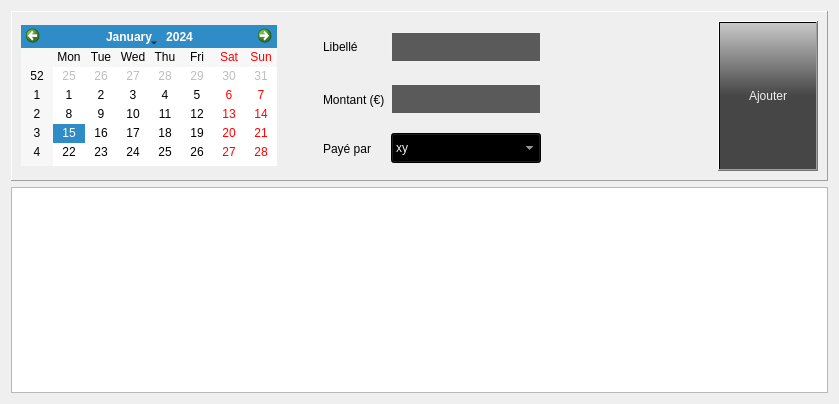
      <widget class="QWidget" name="T_Balance">
       <property name="minimumSize">
        <size>
         <width>831</width>
         <height>395</height>
        </size>
       </property>
       <attribute name="title">
        <string>Balance</string>
       </attribute>
       <layout class="QVBoxLayout" name="verticalLayout_2">
        <item>
         <widget class="QFrame" name="F_Balance">
          <property name="minimumSize">
           <size>
            <width>817</width>
            <height>170</height>
           </size>
          </property>
          <property name="maximumSize">
           <size>
            <width>16777215</width>
            <height>170</height>
           </size>
          </property>
          <property name="frameShape">
           <enum>QFrame::Panel</enum>
          </property>
          <property name="frameShadow">
           <enum>QFrame::Raised</enum>
          </property>
          <layout class="QGridLayout" name="gridLayout_2">
           <item row="2" column="3">
            <widget class="QComboBox" name="CB_payeur">
             <property name="minimumSize">
              <size>
               <width>150</width>
               <height>30</height>
              </size>
             </property>
             <property name="maximumSize">
              <size>
               <width>150</width>
               <height>30</height>
              </size>
             </property>
             <property name="styleSheet">
              <string notr="true">background-color: qlineargradient(spread:repeat, x1:1, y1:1, x2:1, y2:0, stop:0.5 rgba(70, 70, 70, 255), stop:1 rgba(200, 200, 200, 255));
color: rgb(240, 240, 240);</string>
             </property>
             <item>
              <property name="text">
               <string>xy</string>
              </property>
             </item>
             <item>
              <property name="text">
               <string>xx</string>
              </property>
             </item>
            </widget>
           </item>
           <item row="2" column="2">
            <widget class="QLabel" name="label_9">
             <property name="text">
              <string>Payé par</string>
             </property>
            </widget>
           </item>
           <item row="2" column="1">
            <widget class="QLabel" name="label_12">
             <property name="minimumSize">
              <size>
               <width>34</width>
               <height>16</height>
              </size>
             </property>
             <property name="maximumSize">
              <size>
               <width>34</width>
               <height>16</height>
              </size>
             </property>
             <property name="text">
              <string/>
             </property>
            </widget>
           </item>
           <item row="0" column="0" rowspan="3">
            <widget class="QCalendarWidget" name="CW_Choix_de_la_date">
             <property name="minimumSize">
              <size>
               <width>256</width>
               <height>141</height>
              </size>
             </property>
             <property name="maximumSize">
              <size>
               <width>256</width>
               <height>141</height>
              </size>
             </property>
            </widget>
           </item>
           <item row="0" column="6" rowspan="3">
            <widget class="QPushButton" name="B_Ajouter_dans_balance">
             <property name="sizePolicy">
              <sizepolicy hsizetype="Minimum" vsizetype="Fixed">
               <horstretch>1</horstretch>
               <verstretch>0</verstretch>
              </sizepolicy>
             </property>
             <property name="minimumSize">
              <size>
               <width>100</width>
               <height>150</height>
              </size>
             </property>
             <property name="maximumSize">
              <size>
               <width>100</width>
               <height>150</height>
              </size>
             </property>
             <property name="palette">
              <palette>
               <active>
                <colorrole role="WindowText">
                 <brush brushstyle="SolidPattern">
                  <color alpha="255">
                   <red>240</red>
                   <green>240</green>
                   <blue>240</blue>
                  </color>
                 </brush>
                </colorrole>
                <colorrole role="Button">
                 <brush brushstyle="LinearGradientPattern">
                  <gradient startx="1.000000000000000" starty="1.000000000000000" endx="1.000000000000000" endy="0.000000000000000" type="LinearGradient" spread="RepeatSpread" coordinatemode="ObjectBoundingMode">
                   <gradientstop position="0.500000000000000">
                    <color alpha="255">
                     <red>70</red>
                     <green>70</green>
                     <blue>70</blue>
                    </color>
                   </gradientstop>
                   <gradientstop position="1.000000000000000">
                    <color alpha="255">
                     <red>200</red>
                     <green>200</green>
                     <blue>200</blue>
                    </color>
                   </gradientstop>
                  </gradient>
                 </brush>
                </colorrole>
                <colorrole role="Text">
                 <brush brushstyle="SolidPattern">
                  <color alpha="255">
                   <red>240</red>
                   <green>240</green>
                   <blue>240</blue>
                  </color>
                 </brush>
                </colorrole>
                <colorrole role="ButtonText">
                 <brush brushstyle="SolidPattern">
                  <color alpha="255">
                   <red>240</red>
                   <green>240</green>
                   <blue>240</blue>
                  </color>
                 </brush>
                </colorrole>
                <colorrole role="Base">
                 <brush brushstyle="LinearGradientPattern">
                  <gradient startx="1.000000000000000" starty="1.000000000000000" endx="1.000000000000000" endy="0.000000000000000" type="LinearGradient" spread="RepeatSpread" coordinatemode="ObjectBoundingMode">
                   <gradientstop position="0.500000000000000">
                    <color alpha="255">
                     <red>70</red>
                     <green>70</green>
                     <blue>70</blue>
                    </color>
                   </gradientstop>
                   <gradientstop position="1.000000000000000">
                    <color alpha="255">
                     <red>200</red>
                     <green>200</green>
                     <blue>200</blue>
                    </color>
                   </gradientstop>
                  </gradient>
                 </brush>
                </colorrole>
                <colorrole role="Window">
                 <brush brushstyle="LinearGradientPattern">
                  <gradient startx="1.000000000000000" starty="1.000000000000000" endx="1.000000000000000" endy="0.000000000000000" type="LinearGradient" spread="RepeatSpread" coordinatemode="ObjectBoundingMode">
                   <gradientstop position="0.500000000000000">
                    <color alpha="255">
                     <red>70</red>
                     <green>70</green>
                     <blue>70</blue>
                    </color>
                   </gradientstop>
                   <gradientstop position="1.000000000000000">
                    <color alpha="255">
                     <red>200</red>
                     <green>200</green>
                     <blue>200</blue>
                    </color>
                   </gradientstop>
                  </gradient>
                 </brush>
                </colorrole>
               </active>
               <inactive>
                <colorrole role="WindowText">
                 <brush brushstyle="SolidPattern">
                  <color alpha="255">
                   <red>240</red>
                   <green>240</green>
                   <blue>240</blue>
                  </color>
                 </brush>
                </colorrole>
                <colorrole role="Button">
                 <brush brushstyle="LinearGradientPattern">
                  <gradient startx="1.000000000000000" starty="1.000000000000000" endx="1.000000000000000" endy="0.000000000000000" type="LinearGradient" spread="RepeatSpread" coordinatemode="ObjectBoundingMode">
                   <gradientstop position="0.500000000000000">
                    <color alpha="255">
                     <red>70</red>
                     <green>70</green>
                     <blue>70</blue>
                    </color>
                   </gradientstop>
                   <gradientstop position="1.000000000000000">
                    <color alpha="255">
                     <red>200</red>
                     <green>200</green>
                     <blue>200</blue>
                    </color>
                   </gradientstop>
                  </gradient>
                 </brush>
                </colorrole>
                <colorrole role="Text">
                 <brush brushstyle="SolidPattern">
                  <color alpha="255">
                   <red>240</red>
                   <green>240</green>
                   <blue>240</blue>
                  </color>
                 </brush>
                </colorrole>
                <colorrole role="ButtonText">
                 <brush brushstyle="SolidPattern">
                  <color alpha="255">
                   <red>240</red>
                   <green>240</green>
                   <blue>240</blue>
                  </color>
                 </brush>
                </colorrole>
                <colorrole role="Base">
                 <brush brushstyle="LinearGradientPattern">
                  <gradient startx="1.000000000000000" starty="1.000000000000000" endx="1.000000000000000" endy="0.000000000000000" type="LinearGradient" spread="RepeatSpread" coordinatemode="ObjectBoundingMode">
                   <gradientstop position="0.500000000000000">
                    <color alpha="255">
                     <red>70</red>
                     <green>70</green>
                     <blue>70</blue>
                    </color>
                   </gradientstop>
                   <gradientstop position="1.000000000000000">
                    <color alpha="255">
                     <red>200</red>
                     <green>200</green>
                     <blue>200</blue>
                    </color>
                   </gradientstop>
                  </gradient>
                 </brush>
                </colorrole>
                <colorrole role="Window">
                 <brush brushstyle="LinearGradientPattern">
                  <gradient startx="1.000000000000000" starty="1.000000000000000" endx="1.000000000000000" endy="0.000000000000000" type="LinearGradient" spread="RepeatSpread" coordinatemode="ObjectBoundingMode">
                   <gradientstop position="0.500000000000000">
                    <color alpha="255">
                     <red>70</red>
                     <green>70</green>
                     <blue>70</blue>
                    </color>
                   </gradientstop>
                   <gradientstop position="1.000000000000000">
                    <color alpha="255">
                     <red>200</red>
                     <green>200</green>
                     <blue>200</blue>
                    </color>
                   </gradientstop>
                  </gradient>
                 </brush>
                </colorrole>
               </inactive>
               <disabled>
                <colorrole role="WindowText">
                 <brush brushstyle="SolidPattern">
                  <color alpha="255">
                   <red>240</red>
                   <green>240</green>
                   <blue>240</blue>
                  </color>
                 </brush>
                </colorrole>
                <colorrole role="Button">
                 <brush brushstyle="LinearGradientPattern">
                  <gradient startx="1.000000000000000" starty="1.000000000000000" endx="1.000000000000000" endy="0.000000000000000" type="LinearGradient" spread="RepeatSpread" coordinatemode="ObjectBoundingMode">
                   <gradientstop position="0.500000000000000">
                    <color alpha="255">
                     <red>70</red>
                     <green>70</green>
                     <blue>70</blue>
                    </color>
                   </gradientstop>
                   <gradientstop position="1.000000000000000">
                    <color alpha="255">
                     <red>200</red>
                     <green>200</green>
                     <blue>200</blue>
                    </color>
                   </gradientstop>
                  </gradient>
                 </brush>
                </colorrole>
                <colorrole role="Text">
                 <brush brushstyle="SolidPattern">
                  <color alpha="255">
                   <red>240</red>
                   <green>240</green>
                   <blue>240</blue>
                  </color>
                 </brush>
                </colorrole>
                <colorrole role="ButtonText">
                 <brush brushstyle="SolidPattern">
                  <color alpha="255">
                   <red>240</red>
                   <green>240</green>
                   <blue>240</blue>
                  </color>
                 </brush>
                </colorrole>
                <colorrole role="Base">
                 <brush brushstyle="LinearGradientPattern">
                  <gradient startx="1.000000000000000" starty="1.000000000000000" endx="1.000000000000000" endy="0.000000000000000" type="LinearGradient" spread="RepeatSpread" coordinatemode="ObjectBoundingMode">
                   <gradientstop position="0.500000000000000">
                    <color alpha="255">
                     <red>70</red>
                     <green>70</green>
                     <blue>70</blue>
                    </color>
                   </gradientstop>
                   <gradientstop position="1.000000000000000">
                    <color alpha="255">
                     <red>200</red>
                     <green>200</green>
                     <blue>200</blue>
                    </color>
                   </gradientstop>
                  </gradient>
                 </brush>
                </colorrole>
                <colorrole role="Window">
                 <brush brushstyle="LinearGradientPattern">
                  <gradient startx="1.000000000000000" starty="1.000000000000000" endx="1.000000000000000" endy="0.000000000000000" type="LinearGradient" spread="RepeatSpread" coordinatemode="ObjectBoundingMode">
                   <gradientstop position="0.500000000000000">
                    <color alpha="255">
                     <red>70</red>
                     <green>70</green>
                     <blue>70</blue>
                    </color>
                   </gradientstop>
                   <gradientstop position="1.000000000000000">
                    <color alpha="255">
                     <red>200</red>
                     <green>200</green>
                     <blue>200</blue>
                    </color>
                   </gradientstop>
                  </gradient>
                 </brush>
                </colorrole>
               </disabled>
              </palette>
             </property>
             <property name="styleSheet">
              <string notr="true">background-color: qlineargradient(spread:repeat, x1:1, y1:1, x2:1, y2:0, stop:0.5 rgba(70, 70, 70, 255), stop:1 rgba(200, 200, 200, 255));
color: rgb(240, 240, 240);</string>
             </property>
             <property name="text">
              <string>Ajouter</string>
             </property>
            </widget>
           </item>
           <item row="0" column="2">
            <widget class="QLabel" name="label_6">
             <property name="text">
              <string>Libellé</string>
             </property>
            </widget>
           </item>
           <item row="0" column="3">
            <widget class="QLineEdit" name="LE_Libelle">
             <property name="minimumSize">
              <size>
               <width>150</width>
               <height>30</height>
              </size>
             </property>
             <property name="maximumSize">
              <size>
               <width>150</width>
               <height>30</height>
              </size>
             </property>
             <property name="styleSheet">
              <string notr="true">background-color: rgb(90, 90, 90);
color: rgb(240, 240, 240);
border: 1px solid rgb(240, 240, 240);</string>
             </property>
            </widget>
           </item>
           <item row="0" column="1">
            <widget class="QLabel" name="label_10">
             <property name="minimumSize">
              <size>
               <width>34</width>
               <height>16</height>
              </size>
             </property>
             <property name="maximumSize">
              <size>
               <width>34</width>
               <height>16</height>
              </size>
             </property>
             <property name="text">
              <string/>
             </property>
            </widget>
           </item>
           <item row="1" column="3">
            <widget class="QLineEdit" name="LE_Montant">
             <property name="minimumSize">
              <size>
               <width>150</width>
               <height>30</height>
              </size>
             </property>
             <property name="maximumSize">
              <size>
               <width>150</width>
               <height>30</height>
              </size>
             </property>
             <property name="styleSheet">
              <string notr="true">background-color: rgb(90, 90, 90);
color: rgb(240, 240, 240);
border: 1px solid rgb(240, 240, 240);
</string>
             </property>
            </widget>
           </item>
           <item row="1" column="1">
            <widget class="QLabel" name="label_11">
             <property name="minimumSize">
              <size>
               <width>34</width>
               <height>16</height>
              </size>
             </property>
             <property name="maximumSize">
              <size>
               <width>34</width>
               <height>16</height>
              </size>
             </property>
             <property name="text">
              <string/>
             </property>
            </widget>
           </item>
           <item row="1" column="2">
            <widget class="QLabel" name="label_8">
             <property name="text">
              <string>Montant (€)</string>
             </property>
            </widget>
           </item>
           <item row="0" column="5">
            <widget class="QLabel" name="label_13">
             <property name="minimumSize">
              <size>
               <width>34</width>
               <height>16</height>
              </size>
             </property>
             <property name="maximumSize">
              <size>
               <width>34</width>
               <height>16</height>
              </size>
             </property>
             <property name="text">
              <string/>
             </property>
            </widget>
           </item>
           <item row="1" column="5">
            <widget class="QLabel" name="label_14">
             <property name="minimumSize">
              <size>
               <width>34</width>
               <height>16</height>
              </size>
             </property>
             <property name="maximumSize">
              <size>
               <width>34</width>
               <height>16</height>
              </size>
             </property>
             <property name="text">
              <string/>
             </property>
            </widget>
           </item>
           <item row="2" column="5">
            <widget class="QLabel" name="label_15">
             <property name="minimumSize">
              <size>
               <width>34</width>
               <height>16</height>
              </size>
             </property>
             <property name="maximumSize">
              <size>
               <width>34</width>
               <height>16</height>
              </size>
             </property>
             <property name="text">
              <string/>
             </property>
            </widget>
           </item>
           <item row="0" column="4">
            <spacer name="horizontalSpacer_4">
             <property name="orientation">
              <enum>Qt::Horizontal</enum>
             </property>
             <property name="sizeHint" stdset="0">
              <size>
               <width>40</width>
               <height>20</height>
              </size>
             </property>
            </spacer>
           </item>
           <item row="1" column="4">
            <spacer name="horizontalSpacer_5">
             <property name="orientation">
              <enum>Qt::Horizontal</enum>
             </property>
             <property name="sizeHint" stdset="0">
              <size>
               <width>40</width>
               <height>20</height>
              </size>
             </property>
            </spacer>
           </item>
           <item row="2" column="4">
            <spacer name="horizontalSpacer_6">
             <property name="orientation">
              <enum>Qt::Horizontal</enum>
             </property>
             <property name="sizeHint" stdset="0">
              <size>
               <width>40</width>
               <height>20</height>
              </size>
             </property>
            </spacer>
           </item>
          </layout>
         </widget>
        </item>
        <item>
         <widget class="QTableView" name="TV_Balance">
          <property name="minimumSize">
           <size>
            <width>817</width>
            <height>206</height>
           </size>
          </property>
         </widget>
        </item>
       </layout>
      </widget>
